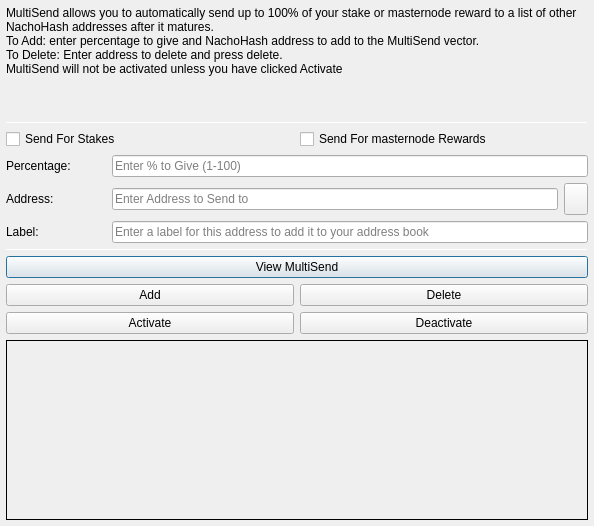
<?xml version="1.0" encoding="UTF-8"?>
<ui version="4.0">
 <class>MultiSendDialog</class>
 <widget class="QDialog" name="MultiSendDialog">
  <property name="windowModality">
   <enum>Qt::NonModal</enum>
  </property>
  <property name="geometry">
   <rect>
    <x>0</x>
    <y>0</y>
    <width>594</width>
    <height>526</height>
   </rect>
  </property>
  <property name="windowTitle">
   <string>MultiSend</string>
  </property>
  <layout class="QVBoxLayout" name="verticalLayout" stretch="0">
   <property name="leftMargin">
    <number>6</number>
   </property>
   <property name="topMargin">
    <number>6</number>
   </property>
   <property name="rightMargin">
    <number>6</number>
   </property>
   <property name="bottomMargin">
    <number>6</number>
   </property>
   <item>
    <layout class="QVBoxLayout" name="verticalLayout_Main" stretch="1,1,1,0,1,1,1">
     <item>
      <widget class="QLabel" name="label_2">
       <property name="lineWidth">
        <number>1</number>
       </property>
       <property name="text">
        <string>MultiSend allows you to automatically send up to 100% of your stake or masternode reward to a list of other NachoHash addresses after it matures.
To Add: enter percentage to give and NachoHash address to add to the MultiSend vector.
To Delete: Enter address to delete and press delete.
MultiSend will not be activated unless you have clicked Activate</string>
       </property>
       <property name="alignment">
        <set>Qt::AlignLeading|Qt::AlignLeft|Qt::AlignTop</set>
       </property>
       <property name="wordWrap">
        <bool>true</bool>
       </property>
      </widget>
     </item>
     <item>
      <widget class="Line" name="line">
       <property name="minimumSize">
        <size>
         <width>0</width>
         <height>1</height>
        </size>
       </property>
       <property name="maximumSize">
        <size>
         <width>16777215</width>
         <height>1</height>
        </size>
       </property>
       <property name="orientation">
        <enum>Qt::Horizontal</enum>
       </property>
      </widget>
     </item>
     <item>
      <layout class="QVBoxLayout" name="verticalLayout_Settings">
       <item>
        <layout class="QHBoxLayout" name="horizontalLayout">
         <item>
          <widget class="QCheckBox" name="multiSendStakeCheckBox">
           <property name="text">
            <string>Send For Stakes</string>
           </property>
          </widget>
         </item>
         <item>
          <widget class="QCheckBox" name="multiSendMasternodeCheckBox">
           <property name="text">
            <string>Send For masternode Rewards</string>
           </property>
          </widget>
         </item>
        </layout>
       </item>
       <item>
        <layout class="QHBoxLayout" name="horizontalLayout_6">
         <item>
          <widget class="QLabel" name="label">
           <property name="minimumSize">
            <size>
             <width>100</width>
             <height>0</height>
            </size>
           </property>
           <property name="toolTip">
            <string>Percentage of stake to send</string>
           </property>
           <property name="text">
            <string>Percentage:</string>
           </property>
          </widget>
         </item>
         <item>
          <widget class="QLineEdit" name="multiSendPercentEdit">
           <property name="toolTip">
            <string>Enter whole numbers 1 - 100</string>
           </property>
           <property name="placeholderText">
            <string>Enter % to Give (1-100)</string>
           </property>
          </widget>
         </item>
        </layout>
       </item>
       <item>
        <layout class="QHBoxLayout" name="horizontalLayout_7">
         <item>
          <widget class="QLabel" name="label_5">
           <property name="minimumSize">
            <size>
             <width>100</width>
             <height>0</height>
            </size>
           </property>
           <property name="toolTip">
            <string>Address to send portion of stake to</string>
           </property>
           <property name="text">
            <string>Address:</string>
           </property>
          </widget>
         </item>
         <item>
          <widget class="QLineEdit" name="multiSendAddressEdit">
           <property name="toolTip">
            <string/>
           </property>
           <property name="placeholderText">
            <string>Enter Address to Send to</string>
           </property>
          </widget>
         </item>
         <item>
          <widget class="QToolButton" name="addressBookButton">
           <property name="maximumSize">
            <size>
             <width>16777215</width>
             <height>32</height>
            </size>
           </property>
           <property name="toolTip">
            <string>Choose an address from the address book</string>
           </property>
           <property name="text">
            <string/>
           </property>
           <property name="icon">
            <iconset resource="../nachohash.qrc">
             <normaloff>:/icons/address-book</normaloff>:/icons/address-book</iconset>
           </property>
           <property name="shortcut">
            <string>Alt+A</string>
           </property>
          </widget>
         </item>
        </layout>
       </item>
      </layout>
     </item>
     <item>
      <layout class="QHBoxLayout" name="horizontalLayout_3">
       <item>
        <widget class="QLabel" name="label_3">
         <property name="minimumSize">
          <size>
           <width>100</width>
           <height>0</height>
          </size>
         </property>
         <property name="text">
          <string>Label:</string>
         </property>
        </widget>
       </item>
       <item>
        <widget class="QLineEdit" name="labelAddressLabelEdit">
         <property name="placeholderText">
          <string>Enter a label for this address to add it to your address book</string>
         </property>
        </widget>
       </item>
      </layout>
     </item>
     <item>
      <widget class="Line" name="line_2">
       <property name="minimumSize">
        <size>
         <width>0</width>
         <height>1</height>
        </size>
       </property>
       <property name="maximumSize">
        <size>
         <width>16777215</width>
         <height>1</height>
        </size>
       </property>
       <property name="orientation">
        <enum>Qt::Horizontal</enum>
       </property>
      </widget>
     </item>
     <item>
      <layout class="QVBoxLayout" name="verticalLayout_Buttons">
       <item>
        <layout class="QHBoxLayout" name="horizontalLayout_4">
         <item>
          <widget class="QPushButton" name="viewButton">
           <property name="toolTip">
            <string/>
           </property>
           <property name="statusTip">
            <string>View MultiSend Vector</string>
           </property>
           <property name="text">
            <string>View MultiSend</string>
           </property>
          </widget>
         </item>
        </layout>
       </item>
       <item>
        <layout class="QHBoxLayout" name="horizontalLayout_2">
         <item>
          <widget class="QPushButton" name="addButton">
           <property name="toolTip">
            <string/>
           </property>
           <property name="statusTip">
            <string>Add to MultiSend Vector</string>
           </property>
           <property name="text">
            <string>Add</string>
           </property>
          </widget>
         </item>
         <item>
          <widget class="QPushButton" name="deleteButton">
           <property name="toolTip">
            <string/>
           </property>
           <property name="statusTip">
            <string>Delete Address From MultiSend Vector</string>
           </property>
           <property name="text">
            <string>Delete</string>
           </property>
          </widget>
         </item>
        </layout>
       </item>
       <item>
        <layout class="QHBoxLayout" name="horizontalLayout_5">
         <item>
          <widget class="QPushButton" name="activateButton">
           <property name="statusTip">
            <string>Activate MultiSend</string>
           </property>
           <property name="text">
            <string>Activate</string>
           </property>
          </widget>
         </item>
         <item>
          <widget class="QPushButton" name="disableButton">
           <property name="statusTip">
            <string>Deactivate MultiSend</string>
           </property>
           <property name="text">
            <string>Deactivate</string>
           </property>
          </widget>
         </item>
        </layout>
       </item>
      </layout>
     </item>
     <item>
      <widget class="QLabel" name="message">
       <property name="minimumSize">
        <size>
         <width>0</width>
         <height>180</height>
        </size>
       </property>
       <property name="frameShape">
        <enum>QFrame::Panel</enum>
       </property>
       <property name="frameShadow">
        <enum>QFrame::Plain</enum>
       </property>
       <property name="lineWidth">
        <number>1</number>
       </property>
       <property name="midLineWidth">
        <number>1</number>
       </property>
       <property name="text">
        <string/>
       </property>
       <property name="alignment">
        <set>Qt::AlignLeading|Qt::AlignLeft|Qt::AlignTop</set>
       </property>
       <property name="wordWrap">
        <bool>true</bool>
       </property>
      </widget>
     </item>
    </layout>
   </item>
  </layout>
 </widget>
 <resources>
  <include location="../nachohash.qrc"/>
 </resources>
 <connections/>
</ui>
